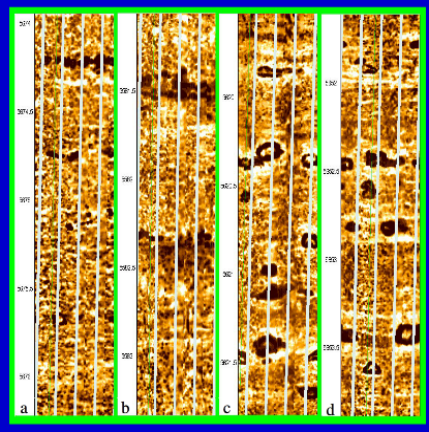
#> input picture OpenCV/for_test.png, 429 x 432 px
$ python adaptive_threshold.py
#> lines starting #> are read from the running program, lines starting #| are printed output that depends on the picture; after the words box and inside, x2 and y2 are one past the last pixel; in counts of white or black regions, pixels touching at a corner belong together
import cv2
import numpy as np
from matplotlib import pyplot as plt

img = cv2.imread('for_test.png', 0)
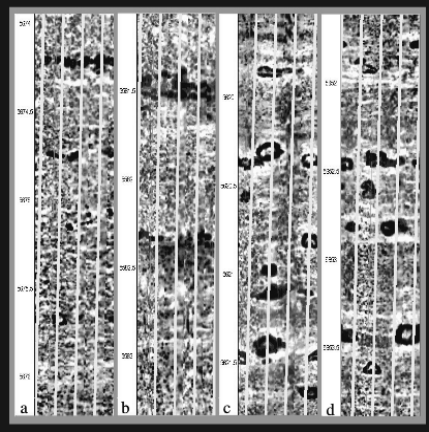
#> img: shape (432, 429); min 6, max 255, mean 157.8
# img = cv2.GaussianBlur(img, (5, 5), 0)

ret, th1 = cv2.threshold(img, 127, 255, cv2.THRESH_BINARY)
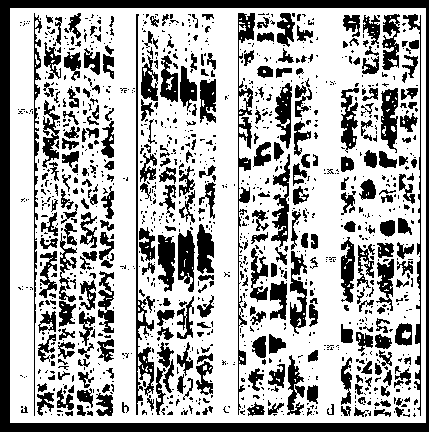
#> th1: shape (432, 429); 67.5% white; 1209 black regions (899 under 20 px), largest, box (x1, y1, x2, y2) and area: (0, 0, 429, 432) 12688, (238, 13, 255, 415) 1652, (136, 14, 155, 415) 1479
th2 = cv2.adaptiveThreshold(img, 255, cv2.ADAPTIVE_THRESH_MEAN_C,
                            cv2.THRESH_BINARY, 11, 2)
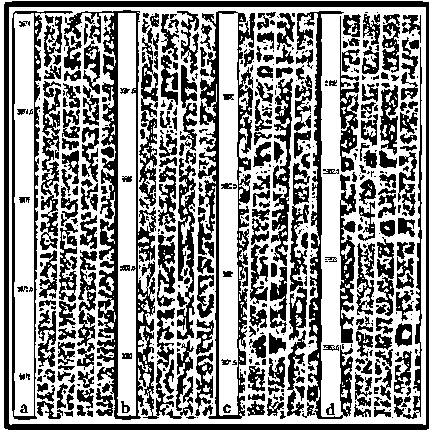
#> th2: shape (432, 429); 57% white; 535 black regions (265 under 20 px), largest, box (x1, y1, x2, y2) and area: (4, 1, 429, 430) 8408, (64, 10, 174, 420) 7697, (197, 11, 255, 419) 5726
th3 = cv2.adaptiveThreshold(img, 255, cv2.ADAPTIVE_THRESH_GAUSSIAN_C,
                            cv2.THRESH_BINARY, 11, 2)
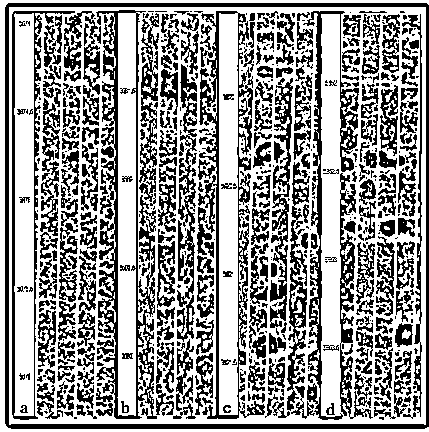
#> th3: shape (432, 429); 59.2% white; 694 black regions (367 under 20 px), largest, box (x1, y1, x2, y2) and area: (5, 3, 429, 429) 6702, (96, 10, 157, 419) 6290, (198, 11, 265, 419) 5066

titles = ['Original Image', 'Global Thresholding (v = 127)',
          'Adaptive Mean Thresholding', 'Adaptive Gaussian Thresholding']
images = [img, th1, th2, th3]

for i in range(4):
    plt.subplot(2, 2, i + 1), plt.imshow(images[i], 'gray')
    plt.title(titles[i])
    plt.xticks([]), plt.yticks([])
plt.show()

$ run again, with OpenCV/chepai.jpg saved as OpenCV/for_test.png
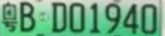
#> input picture OpenCV/chepai.jpg, 165 x 36 px
#> `ret, th1 = cv2.threshold(img, 127, 255, cv2.THRESH_BINARY)`:
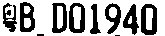
#> th1: shape (36, 165); 65.4% white; 10 black regions (2 under 20 px), largest, box (x1, y1, x2, y2) and area: (141, 4, 157, 35) 321, (20, 2, 35, 32) 289, (69, 3, 85, 33) 285
#> th2: shape (36, 165); 61.2% white; 17 black regions (6 under 20 px), largest, box (x1, y1, x2, y2) and area: (141, 4, 157, 34) 310, (20, 2, 36, 32) 303, (70, 2, 85, 33) 294
#> `th3 = cv2.adaptiveThreshold(img, 255, cv2.ADAPTIVE_THRESH_GAUSSIAN_C, ..`:
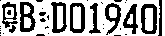
#> th3: shape (36, 165); 64.9% white; 36 black regions (25 under 20 px), largest, box (x1, y1, x2, y2) and area: (20, 2, 36, 32) 279, (141, 4, 157, 34) 269, (51, 2, 67, 33) 259
